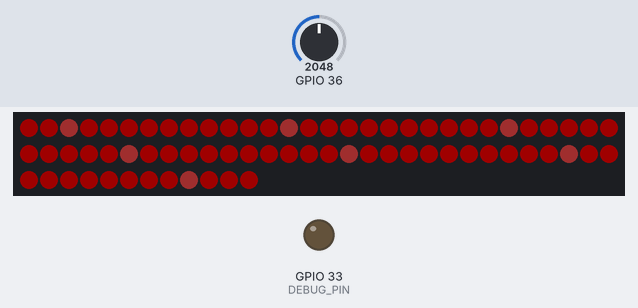
This sketch was run on a simulated ESP32. Parts: 72 RGB LEDs in strip order, left to right, continuing on the next row, output pins drawn as LEDs (lit = HIGH). The inputs (shaded band) are chosen by the test bench; at power-on: GPIO 36 = 2048. Dim RGB values are drawn brighter than linear; what the sketch prints to the serial monitor is not drawn.

Above: at 1.1 s.
At 2.2 s:
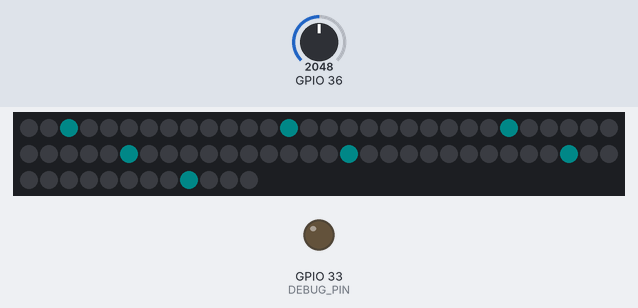
2.3 s: GPIO 36 set to 2866
4.3 s: GPIO 36 set to 1228
Timing chart, 0 to 7.2 s (numbered marks = the images above; inputs shaded):
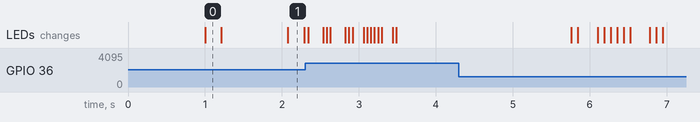

The sketch:

516.ino
```cpp
#include "FastLED.h"

FASTLED_USING_NAMESPACE

#if defined(FASTLED_VERSION) && (FASTLED_VERSION < 3001000)
#warning "Requires FastLED 3.1 or later; check github for latest code."
#endif

//#define FASTLED_FORCE_SOFTWARE_SPI
#define DEBUG_PIN   33

#define DATA_PIN    4
//#define CLK_PIN   13
#define LED_TYPE    WS2812
#define COLOR_ORDER GRB
#define NUM_LEDS    72
CRGB leds[NUM_LEDS];

#define BRIGHTNESS         31

long summation = 0;
int praw = 0;
int pref = 0;
float s = 2;


boolean debugon = 1;

boolean drawgrat = 1;

uint8_t gHue = 0; // rotating "base color" used by many of the patterns

void setup()
{
  delay(1000); // 3 second delay for recovery

  pinMode(DEBUG_PIN, OUTPUT);  //set debug pin as output

  Serial.begin(115200);
  // tell FastLED about the LED strip configuration
  //FastLED.addLeds<LED_TYPE,DATA_PIN,COLOR_ORDER>(leds, NUM_LEDS).setCorrection(TypicalLEDStrip);
  //FastLED.addLeds<LED_TYPE,DATA_PIN,CLK_PIN,COLOR_ORDER>(leds, NUM_LEDS).setCorrection(TypicalLEDStrip);
  //FastLED.addLeds<APA102,11,13,RGB,DATA_RATE_MHZ(16)>(leds,NUM_LEDS);  //10
  // set master brightness control
  FastLED.addLeds<WS2812,DATA_PIN,COLOR_ORDER>(leds,NUM_LEDS);
  FastLED.setBrightness(BRIGHTNESS);
}


// List of patterns to cycle through.  Each is defined as a separate function below.

//-----   -----  -----    -----    |  |-----
//|      |      |        |         |  |
//|      |      |        |         |  |
//-----  |       -----    -----    |  |-----
//|      |      |              |   |  |     |
//|      |      |              |   |  |     |
//-----   -----  -----   -----     |  |-----


void loop()
{
  FastLED.clearData();

  pref = 2;
  praw = (analogRead(36)-1815);
  summation = summation + praw;
// E
  if(summation < 10000*s)
  {
    for( int f = 0; f < NUM_LEDS; f++)
    {
      leds[f]|=CRGB(255,0,0);
    }
  }
  if(10000*s < summation && summation < 50000*s)
  {
      leds[1]|=CRGB(255,0,0);
      leds[2]|=CRGB(255,0,0);
      leds[3]|=CRGB(255,0,0);
      leds[34]|=CRGB(255,0,0);
      leds[35]|=CRGB(255,0,0);
      leds[36]|=CRGB(255,0,0);
      leds[67]|=CRGB(255,0,0);
      leds[68]|=CRGB(255,0,0);
      leds[69]|=CRGB(255,0,0);
  }

// C
  if(60000*s < summation && summation < 70000*s)
  {
    for( int f = 0; f < NUM_LEDS; f++)
    {
      leds[f]|=CRGB(0,255,0);
    }
  }

  if(70000*s < summation && summation < 110000*s)
  {
      leds[1]|=CRGB(0,255,0);
      leds[2]|=CRGB(0,255,0);
      leds[3]|=CRGB(0,255,0);
      leds[67]|=CRGB(0,255,0);
      leds[68]|=CRGB(0,255,0);
      leds[69]|=CRGB(0,255,0);
  }

// E
  if(120000*s < summation && summation < 130000*s)
  {
    for( int f = 0; f < NUM_LEDS; f++)
    {
      leds[f]|=CRGB(0,0,255);
    }
  }

  if(130000*s < summation && summation < 170000*s)
  {
      leds[1]|=CRGB(0,0,255);
      leds[2]|=CRGB(0,0,255);
      leds[3]|=CRGB(0,0,255);
      leds[34]|=CRGB(0,0,255);
      leds[35]|=CRGB(0,0,255);
      leds[36]|=CRGB(0,0,255);
      leds[67]|=CRGB(0,0,255);
      leds[68]|=CRGB(0,0,255);
      leds[69]|=CRGB(0,0,255);
  }

// 5
  if(180000*s < summation && summation < 190000*s)
  {
    for( int f = 35; f < NUM_LEDS; f++)
    {
      leds[f]|=CRGB(75,0,75);
    }
      leds[1]|=CRGB(75,0,75);
      leds[2]|=CRGB(75,0,75);
      leds[3]|=CRGB(75,0,75);
  }

  if(190000*s < summation && summation < 220000*s)
  {
      leds[1]|=CRGB(75,0,75);
      leds[2]|=CRGB(75,0,75);
      leds[3]|=CRGB(75,0,75);
      leds[34]|=CRGB(75,0,75);
      leds[35]|=CRGB(75,0,75);
      leds[36]|=CRGB(75,0,75);
      leds[67]|=CRGB(75,0,75);
      leds[68]|=CRGB(75,0,75);
      leds[69]|=CRGB(75,0,75);
  }

  if(220000*s < summation && summation < 230000*s)
  {
    for( int f = 0; f < 35; f++)
    {
      leds[f]|=CRGB(75,0,75);
    }
      leds[67]|=CRGB(75,0,75);
      leds[68]|=CRGB(75,0,75);
      leds[69]|=CRGB(75,0,75);
  }

// 1
  if(240000*s < summation && summation < 250000*s)
  {
    for( int f = 0; f < NUM_LEDS; f++)
    {
      leds[f]|=CRGB(0,75,75);
    }
  }

// 6
  if(260000*s < summation && summation < 270000*s)
  {
    for( int f = 0; f < NUM_LEDS; f++)
    {
      leds[f]|=CRGB(75,75,0);
    }
      leds[1]|=CRGB(75,75,0);
      leds[2]|=CRGB(75,75,0);
      leds[3]|=CRGB(75,75,0);
  }

  if(270000*s < summation && summation < 300000*s)
  {
      leds[1]|=CRGB(75,75,0);
      leds[2]|=CRGB(75,75,0);
      leds[3]|=CRGB(75,75,0);
      leds[34]|=CRGB(75,75,0);
      leds[35]|=CRGB(75,75,0);
      leds[36]|=CRGB(75,75,0);
      leds[67]|=CRGB(75,75,0);
      leds[68]|=CRGB(75,75,0);
      leds[69]|=CRGB(75,75,0);
  }

  if(300000*s < summation && summation < 310000*s)
  {
    for( int f = 0; f < 35; f++)
    {
      leds[f]|=CRGB(75,75,0);
    }
      leds[67]|=CRGB(75,75,0);
      leds[68]|=CRGB(75,75,0);
      leds[69]|=CRGB(75,75,0);
  }


if (drawgrat)
{
  for (int g =0; g < 72; g=g+11)
  {
      leds[g+2]|=CRGB(0,75,75); // center the grat
  }
}


  FastLED.show();


if (debugon)
{
Serial.print(praw);
Serial.print("\n");
}


}
```
